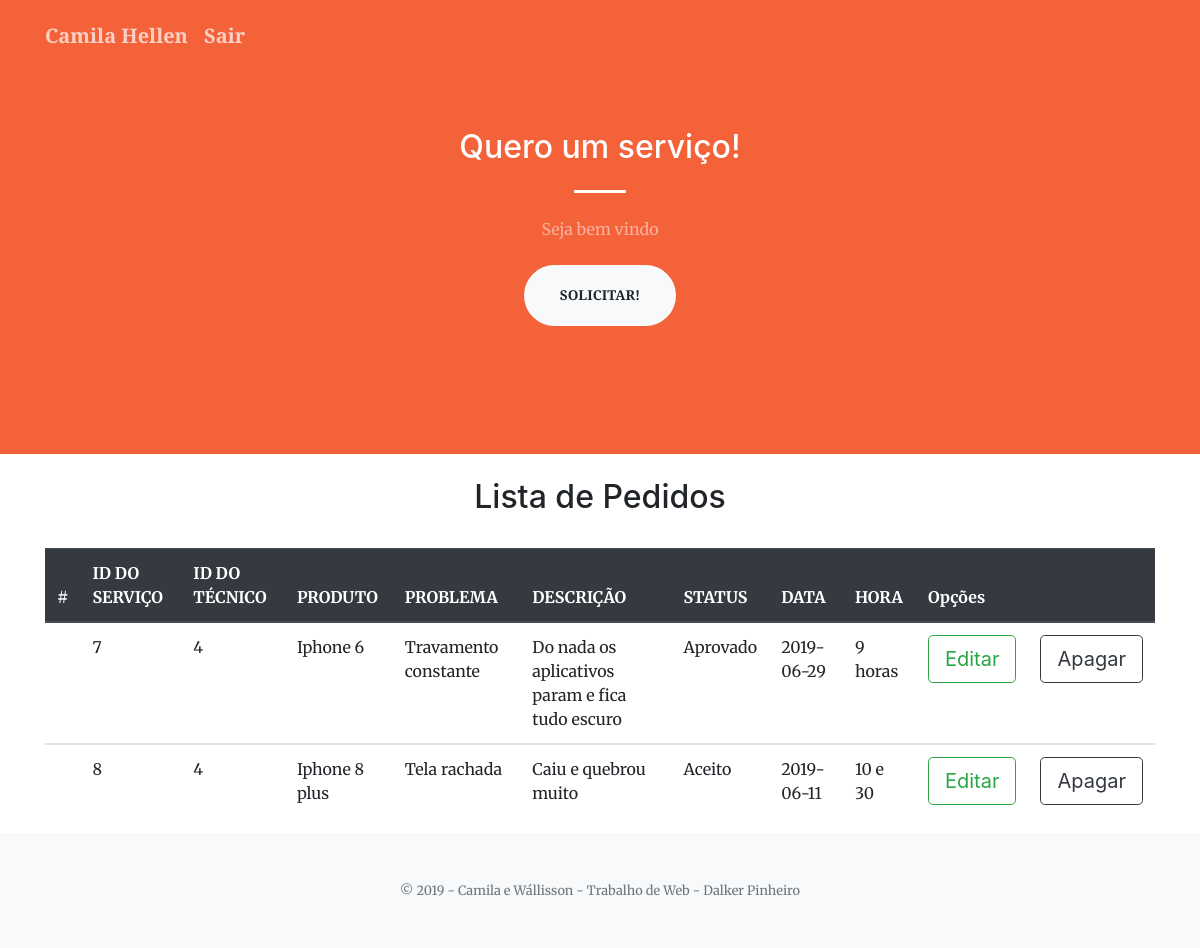
The app's page /view/CadastrarProbView.php (signed in) with its own data.
### tables this page shows
CREATE TABLE `cliente` (
  `NOME` varchar(100) DEFAULT NULL,
  `LOGIN` varchar(50) DEFAULT NULL,
  `SENHA` varchar(100) DEFAULT NULL,
  `ID` int(11) NOT NULL,
  `CEP` varchar(15) DEFAULT NULL,
  `RUA` varchar(100) DEFAULT NULL,
  `BAIRRO` varchar(40) DEFAULT NULL,
  `CELULAR` varchar(15) DEFAULT NULL,
  `EMAIL` varchar(50) DEFAULT NULL,
  `NUMERO` varchar(20) DEFAULT NULL
);

CREATE TABLE `servico` (
  `DATA` date DEFAULT NULL,
  `HORA` varchar(15) DEFAULT NULL,
  `STATUS` varchar(20) DEFAULT NULL,
  `PRODUTO` varchar(50) DEFAULT NULL,
  `DESCRICAO` varchar(300) DEFAULT NULL,
  `PROBLEMA` varchar(20) DEFAULT NULL,
  `TECID` int(11) DEFAULT NULL,
  `ID` int(11) NOT NULL,
  `CLIENTEID` int(11) DEFAULT NULL
);

### controller/ClienteDAO.php (called while the page is built, shortened)
<?php
class ClienteDAO{
	public function carregar($ID){
		include("../config/conexao.php");
		$sql = 'SELECT * FROM cliente WHERE ID = :ID';
		$consulta = $conexao->prepare($sql);
		$consulta->bindValue(":ID",$ID);
		$consulta->execute();
		return ($consulta->fetchAll(PDO::FETCH_ASSOC));
	}
}
?>

### controller/ServicoDAO.php (called while the page is built, shortened)
<?php
class ServicoDAO{
	public function carregar($CLIENTEID){
		include("../conexao.php");
		$sql = 'SELECT * FROM servico WHERE CLIENTEID = :CLIENTEID';
		$consulta = $conexao->prepare($sql);
		$consulta->bindValue(":CLIENTEID",$CLIENTEID);
		$consulta->execute();
		return ($consulta->fetchAll(PDO::FETCH_ASSOC));
	}
}
?>

### view/CadastrarProbView.php (the view, shortened to what this page needs)
<?php
  include_once("../config/conexao.php");
  include_once ("../controller/ClienteDAO.php");
  include_once('../controller/ServicoDAO.php');
  $dao = new ServicoDAO();
  $daoCliente = new ClienteDAO();
  $clienteid = $_SESSION['cliente'];
  $nome = isset($nome)?$nome:"";
  $dadosCliente = $daoCliente->carregar($clienteid);
  $servicoClientes = $dao-> carregar($clienteid);
foreach ($dadosCliente as $dadoCliente) {
  $nome = $dadoCliente['NOME'];
}
?>
<!DOCTYPE html>
<html lang="pt-br">
<head>
  <link href="vendor/fontawesome-free/css/all.min.css" rel="stylesheet" type="text/css">
  <link href="vendor/magnific-popup/magnific-popup.css" rel="stylesheet">
  <link href="../css/creative.min.css" rel="stylesheet">
  <link href="../font/css/open-iconic-bootstrap.scss" rel="stylesheet" type="text/css" href="">
</head>
<body id="page-top">
  <nav class="navbar navbar-expand-lg navbar-light fixed-top py-3" id="mainNav">
    <div class="container">
        <a data-toggle="modal" data-target="#editarInfor" class="navbar-brand js-scroll-trigger" href="#" id=""><?=$nome?></a>
      <a class="navbar-brand js-scroll-trigger" href="../logout.php">Sair</a>
    </div>
  </nav>
<section class="page-section bg-primary" id="about">
    <div class="container">
      <div class="row justify-content-center">
        <div class="col-lg-8 text-center">
          <h2 class="text-white mt-0">Quero um serviço!</h2>
          <hr class="divider light my-4">
          <p class="text-white-50 mb-4">Seja bem vindo</p>
          <a class="btn btn-light btn-xl js-scroll-trigger" href="" id="bt" data-toggle="modal" data-target="#conta">Solicitar!</a>
        </div>
      </div>
    </div>
  </section>
    <br>
      <center><h2>Lista de Pedidos</h2></center>
    <br>
    <div class="container">
    <div class="table-responsive-lg" >
          <table class="table  table-hover ">
            <thead class="thead-dark">
              <tr>
                <th scope="col">#</th>
                <th scope="col">ID DO SERVIÇO</th>
                <th scope="col">ID DO TÉCNICO</th>
                <th scope="col">PRODUTO</th>
                <th scope="col">PROBLEMA</th>
                <th scope="col">DESCRIÇÃO</th>
                <th scope="col">STATUS</th>
                <th scope="col">DATA</th>
                <th scope="col">HORA</tH>
                <th colspan="2">Opções</th>
              </tr>
            </thead>
          <?php
            foreach ($servicoClientes as $servicoCliente) {
          ?>
          <tbody>
            <td>
              <td scope="row"><?=$servicoCliente['ID']?></td>
              <td scope="row"><?=$servicoCliente['TECID']?></td>
              <td scope="col"><?=$servicoCliente['PRODUTO']?></td>
              <td scope="col"><?=$servicoCliente['PROBLEMA']?></td>
              <td scope="col"><?=$servicoCliente['DESCRICAO']?></td>
              <td scope="col"><?=$servicoCliente['STATUS']?></td>
              <td scope="col"><?=$servicoCliente['DATA']?></td>
              <td scope="col"><?=$servicoCliente['HORA']?></td>
              <td scope="col">
                <input onclick="editar('<?=$servicoCliente['PRODUTO']?>','<?=$servicoCliente['PROBLEMA']?>','<?=$servicoCliente['DESCRICAO']?>','<?=$servicoCliente['ID']?>','<?=$servicoCliente['DATA']?>', '<?=$servicoCliente['HORA']?>', '<?=$servicoCliente['TECID']?>')" type="button" value="Editar" data-toggle="modal" data-target="#editar" class="btn btn-outline-success btn-lg">
              </td>
              <td scope="col">
                <form method="post">
                  <input type="submit" value="Apagar" name="apagar" class="btn btn-lg btn-outline-dark">
                </form>
              </td>
            </td>
          <?php }
          ?>
          </tbody>
          </div>
      </div>
<footer class="bg-light py-5">
    <div class="container">
      <div class="small text-center text-muted">&copy; 2019 - Camila e Wállisson - Trabalho de Web - Dalker Pinheiro</div>
    </div>
  </footer>
</body>
</html>

### records on screen
cliente: NOME "Camila Hellen"
servico: ID "7", TECID "4", PRODUTO "Iphone 6", PROBLEMA "Travamento constante", DESCRICAO "Do nada os aplicativos param e fica tudo escuro", STATUS "Aprovado", DATA "2019-06-29", HORA "9 horas"
servico: ID "8", TECID "4", PRODUTO "Iphone 8 plus", PROBLEMA "Tela rachada", DESCRICAO "Caiu e quebrou muito", STATUS "Aceito", DATA "2019-06-11", HORA "10 e 30"
